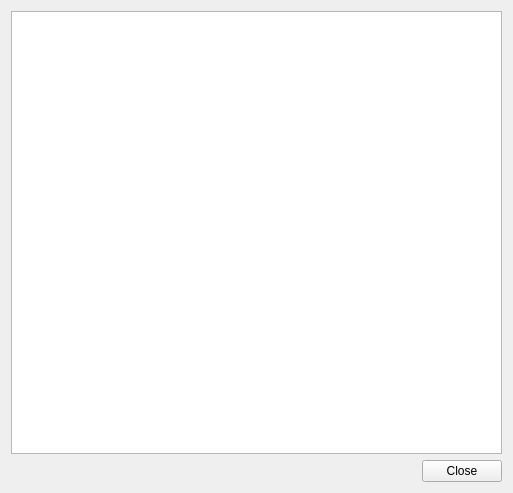
<?xml version="1.0" encoding="UTF-8"?>
<ui version="4.0">
 <class>About</class>
 <widget class="QWidget" name="About">
  <property name="geometry">
   <rect>
    <x>0</x>
    <y>0</y>
    <width>513</width>
    <height>493</height>
   </rect>
  </property>
  <property name="windowTitle">
   <string>About</string>
  </property>
  <layout class="QVBoxLayout" name="verticalLayout">
   <item>
    <widget class="QTextBrowser" name="about_html"/>
   </item>
   <item>
    <widget class="QDialogButtonBox" name="buttonBox">
     <property name="standardButtons">
      <set>QDialogButtonBox::Close</set>
     </property>
    </widget>
   </item>
  </layout>
 </widget>
 <resources/>
 <connections>
  <connection>
   <sender>buttonBox</sender>
   <signal>clicked(QAbstractButton*)</signal>
   <receiver>About</receiver>
   <slot>close()</slot>
   <hints>
    <hint type="sourcelabel">
     <x>439</x>
     <y>517</y>
    </hint>
    <hint type="destinationlabel">
     <x>491</x>
     <y>473</y>
    </hint>
   </hints>
  </connection>
 </connections>
</ui>
